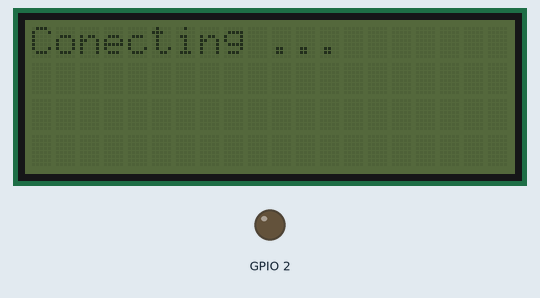
Bench run of a sketch on a simulated ESP8266 (NodeMCU). Parts: 20×4 character LCD, output pins drawn as LEDs (lit = HIGH, except the on-board LED, lit = LOW). WiFi joins after 1.5 s; servers stay silent unless stated; uploads are accepted with an empty reply; what the sketch prints to the serial monitor is not drawn.

Above: at 0.1 s.
At 1.9 s:
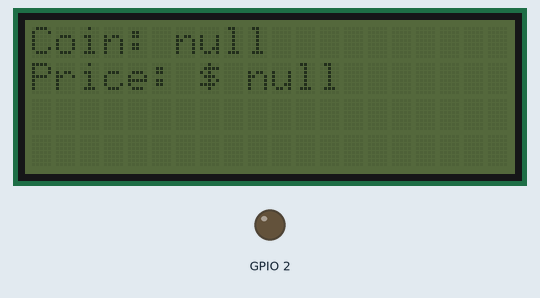

The sketch:

ArduinoBitsoLCD.ino
```cpp
#include <ESP8266WiFi.h>
#include <ESP8266WiFiMulti.h>
#include <ESP8266HTTPClient.h>
#include <WiFiClientSecureBearSSL.h>
#include <ArduinoJson.h>
#include "definitions.h"

#include <Wire.h>
#include <LiquidCrystal_I2C.h>

ESP8266WiFiMulti WiFiMulti;
LiquidCrystal_I2C lcd(0x27, 20, 4);

void setup() {
  lcd.init();
  pinMode(BUILTIN_LED, OUTPUT);
  digitalWrite(BUILTIN_LED, HIGH);
  Serial.begin(115200);
  setupWiFi();
}

void loop() {
  if ((WiFiMulti.run() == WL_CONNECTED)) {

    std::unique_ptr<BearSSL::WiFiClientSecure>client(new BearSSL::WiFiClientSecure);

    client->setInsecure();

    HTTPClient https;

    for (int i = 0; i < 3; i++) {

      if (https.begin(*client, url + coin[i])) {
        int httpCode = https.GET();

        if (httpCode > 0) {
          if (httpCode == HTTP_CODE_OK || httpCode == HTTP_CODE_MOVED_PERMANENTLY) {
            String payload = https.getString();

            // JSON Parse object
            const size_t capacity = 2 * JSON_ARRAY_SIZE(1) + JSON_ARRAY_SIZE(2) + 6 * JSON_OBJECT_SIZE(1) + 3 * JSON_OBJECT_SIZE(2) + 2 * JSON_OBJECT_SIZE(4) + 2 * JSON_OBJECT_SIZE(5) + 4 * JSON_OBJECT_SIZE(8) + 550;
            DynamicJsonDocument doc(capacity);

            DeserializationError error = deserializeJson(doc, payload);
            JsonObject obj = doc.as<JsonObject>();

            String book = obj["payload"]["book"];
            String last = obj["payload"]["last"];

            Serial.println(last);
            lcd.clear();
            lcd.setCursor(0, 0);
            lcd.print("Coin: " + book);
            lcd.setCursor(0, 1);
            lcd.print("Price: $ " + last);

          }
        } else {
          Serial.printf("GET... failed, error: %s\n", https.errorToString(httpCode).c_str());
        }

        https.end();
      } else {
        Serial.printf("Unable to connect\n");
      }
      delay(timeUpdate);
    }

  }
}
```

definitions.h
```cpp
#include <Arduino.h>

const char* ssid = "SMARTHOME";
const char* password = "100%smart";

String url = "https://api.bitso.com/v3/ticker/?book=";
String coin[] = {"bch_mxn", "bat_mxn", "ltc_mxn"};

int timeUpdate = 5000;
```

functions.ino
```cpp
void setupWiFi() {
  delay(10);
  Serial.println();
  Serial.print("Connecting to ");
  Serial.println(ssid);

  WiFi.begin(ssid, password);
  lcd.setCursor(0, 0);
  lcd.print("Conecting ...");

  while (WiFi.status() != WL_CONNECTED) {
    Serial.print(".");
    delay(500);
  }

  //lcd.backlight();
  randomSeed(micros());

  Serial.print("WiFi connected. ");
  Serial.print("IP address: ");
  Serial.println(WiFi.localIP());
  lcd.setCursor(0,1);
  lcd.print(WiFi.localIP());
}
```

Measured:
- what the display in image 0 shows lasts 1.5 s, from 0.1 s to 1.6 s
